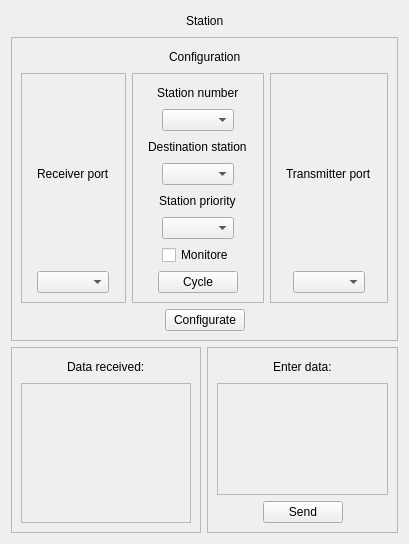
<?xml version="1.0" encoding="UTF-8"?>
<ui version="4.0">
 <class>StationView</class>
 <widget class="QWidget" name="StationView">
  <property name="geometry">
   <rect>
    <x>0</x>
    <y>0</y>
    <width>409</width>
    <height>544</height>
   </rect>
  </property>
  <property name="windowTitle">
   <string>Form</string>
  </property>
  <layout class="QVBoxLayout" name="verticalLayout_7">
   <item>
    <layout class="QHBoxLayout" name="horizontalLayout_5">
     <item>
      <spacer name="horizontalSpacer_9">
       <property name="orientation">
        <enum>Qt::Orientation::Horizontal</enum>
       </property>
       <property name="sizeHint" stdset="0">
        <size>
         <width>40</width>
         <height>20</height>
        </size>
       </property>
      </spacer>
     </item>
     <item>
      <layout class="QHBoxLayout" name="horizontalLayout_7">
       <item>
        <spacer name="horizontalSpacer_13">
         <property name="orientation">
          <enum>Qt::Orientation::Horizontal</enum>
         </property>
         <property name="sizeHint" stdset="0">
          <size>
           <width>40</width>
           <height>20</height>
          </size>
         </property>
        </spacer>
       </item>
       <item>
        <widget class="QLabel" name="stationLabel">
         <property name="text">
          <string>Station</string>
         </property>
        </widget>
       </item>
       <item>
        <spacer name="horizontalSpacer_14">
         <property name="orientation">
          <enum>Qt::Orientation::Horizontal</enum>
         </property>
         <property name="sizeHint" stdset="0">
          <size>
           <width>40</width>
           <height>20</height>
          </size>
         </property>
        </spacer>
       </item>
      </layout>
     </item>
     <item>
      <spacer name="horizontalSpacer_10">
       <property name="orientation">
        <enum>Qt::Orientation::Horizontal</enum>
       </property>
       <property name="sizeHint" stdset="0">
        <size>
         <width>40</width>
         <height>20</height>
        </size>
       </property>
      </spacer>
     </item>
    </layout>
   </item>
   <item>
    <widget class="QFrame" name="frame_6">
     <property name="frameShape">
      <enum>QFrame::Shape::StyledPanel</enum>
     </property>
     <property name="frameShadow">
      <enum>QFrame::Shadow::Raised</enum>
     </property>
     <layout class="QVBoxLayout" name="verticalLayout_6">
      <item>
       <layout class="QHBoxLayout" name="horizontalLayout_15">
        <item>
         <spacer name="horizontalSpacer_29">
          <property name="orientation">
           <enum>Qt::Orientation::Horizontal</enum>
          </property>
          <property name="sizeHint" stdset="0">
           <size>
            <width>40</width>
            <height>20</height>
           </size>
          </property>
         </spacer>
        </item>
        <item>
         <widget class="QLabel" name="configurationLabel">
          <property name="text">
           <string>Configuration</string>
          </property>
         </widget>
        </item>
        <item>
         <spacer name="horizontalSpacer_30">
          <property name="orientation">
           <enum>Qt::Orientation::Horizontal</enum>
          </property>
          <property name="sizeHint" stdset="0">
           <size>
            <width>40</width>
            <height>20</height>
           </size>
          </property>
         </spacer>
        </item>
       </layout>
      </item>
      <item>
       <layout class="QHBoxLayout" name="horizontalLayout_17">
        <item>
         <widget class="QFrame" name="frame">
          <property name="frameShape">
           <enum>QFrame::Shape::StyledPanel</enum>
          </property>
          <property name="frameShadow">
           <enum>QFrame::Shadow::Raised</enum>
          </property>
          <layout class="QVBoxLayout" name="verticalLayout">
           <item>
            <layout class="QHBoxLayout" name="horizontalLayout">
             <item>
              <spacer name="horizontalSpacer">
               <property name="orientation">
                <enum>Qt::Orientation::Horizontal</enum>
               </property>
               <property name="sizeHint" stdset="0">
                <size>
                 <width>40</width>
                 <height>20</height>
                </size>
               </property>
              </spacer>
             </item>
             <item>
              <widget class="QLabel" name="receiverLabel">
               <property name="text">
                <string>Receiver port</string>
               </property>
              </widget>
             </item>
             <item>
              <spacer name="horizontalSpacer_2">
               <property name="orientation">
                <enum>Qt::Orientation::Horizontal</enum>
               </property>
               <property name="sizeHint" stdset="0">
                <size>
                 <width>40</width>
                 <height>20</height>
                </size>
               </property>
              </spacer>
             </item>
            </layout>
           </item>
           <item>
            <layout class="QHBoxLayout" name="horizontalLayout_2">
             <item>
              <spacer name="horizontalSpacer_3">
               <property name="orientation">
                <enum>Qt::Orientation::Horizontal</enum>
               </property>
               <property name="sizeHint" stdset="0">
                <size>
                 <width>40</width>
                 <height>20</height>
                </size>
               </property>
              </spacer>
             </item>
             <item>
              <widget class="QComboBox" name="receiverPortNameComboBox"/>
             </item>
             <item>
              <spacer name="horizontalSpacer_4">
               <property name="orientation">
                <enum>Qt::Orientation::Horizontal</enum>
               </property>
               <property name="sizeHint" stdset="0">
                <size>
                 <width>40</width>
                 <height>20</height>
                </size>
               </property>
              </spacer>
             </item>
            </layout>
           </item>
          </layout>
         </widget>
        </item>
        <item>
         <widget class="QFrame" name="frame_5">
          <property name="frameShape">
           <enum>QFrame::Shape::StyledPanel</enum>
          </property>
          <property name="frameShadow">
           <enum>QFrame::Shadow::Raised</enum>
          </property>
          <layout class="QVBoxLayout" name="verticalLayout_5">
           <item>
            <layout class="QHBoxLayout" name="horizontalLayout_11">
             <item>
              <spacer name="horizontalSpacer_21">
               <property name="orientation">
                <enum>Qt::Orientation::Horizontal</enum>
               </property>
               <property name="sizeHint" stdset="0">
                <size>
                 <width>40</width>
                 <height>20</height>
                </size>
               </property>
              </spacer>
             </item>
             <item>
              <widget class="QLabel" name="stationNumber">
               <property name="text">
                <string>Station number</string>
               </property>
              </widget>
             </item>
             <item>
              <spacer name="horizontalSpacer_22">
               <property name="orientation">
                <enum>Qt::Orientation::Horizontal</enum>
               </property>
               <property name="sizeHint" stdset="0">
                <size>
                 <width>40</width>
                 <height>20</height>
                </size>
               </property>
              </spacer>
             </item>
            </layout>
           </item>
           <item>
            <layout class="QHBoxLayout" name="horizontalLayout_14">
             <item>
              <spacer name="horizontalSpacer_27">
               <property name="orientation">
                <enum>Qt::Orientation::Horizontal</enum>
               </property>
               <property name="sizeHint" stdset="0">
                <size>
                 <width>40</width>
                 <height>20</height>
                </size>
               </property>
              </spacer>
             </item>
             <item>
              <widget class="QComboBox" name="sourceAddressComboBox"/>
             </item>
             <item>
              <spacer name="horizontalSpacer_28">
               <property name="orientation">
                <enum>Qt::Orientation::Horizontal</enum>
               </property>
               <property name="sizeHint" stdset="0">
                <size>
                 <width>40</width>
                 <height>20</height>
                </size>
               </property>
              </spacer>
             </item>
            </layout>
           </item>
           <item>
            <layout class="QHBoxLayout" name="horizontalLayout_18">
             <item>
              <spacer name="horizontalSpacer_33">
               <property name="orientation">
                <enum>Qt::Orientation::Horizontal</enum>
               </property>
               <property name="sizeHint" stdset="0">
                <size>
                 <width>40</width>
                 <height>20</height>
                </size>
               </property>
              </spacer>
             </item>
             <item>
              <widget class="QLabel" name="label_3">
               <property name="text">
                <string>Destination station</string>
               </property>
              </widget>
             </item>
             <item>
              <spacer name="horizontalSpacer_32">
               <property name="orientation">
                <enum>Qt::Orientation::Horizontal</enum>
               </property>
               <property name="sizeHint" stdset="0">
                <size>
                 <width>40</width>
                 <height>20</height>
                </size>
               </property>
              </spacer>
             </item>
            </layout>
           </item>
           <item>
            <layout class="QHBoxLayout" name="horizontalLayout_19">
             <item>
              <spacer name="horizontalSpacer_34">
               <property name="orientation">
                <enum>Qt::Orientation::Horizontal</enum>
               </property>
               <property name="sizeHint" stdset="0">
                <size>
                 <width>40</width>
                 <height>20</height>
                </size>
               </property>
              </spacer>
             </item>
             <item>
              <widget class="QComboBox" name="destinationAddressComboBox"/>
             </item>
             <item>
              <spacer name="horizontalSpacer_35">
               <property name="orientation">
                <enum>Qt::Orientation::Horizontal</enum>
               </property>
               <property name="sizeHint" stdset="0">
                <size>
                 <width>40</width>
                 <height>20</height>
                </size>
               </property>
              </spacer>
             </item>
            </layout>
           </item>
           <item>
            <layout class="QHBoxLayout" name="horizontalLayout_12">
             <item>
              <spacer name="horizontalSpacer_23">
               <property name="orientation">
                <enum>Qt::Orientation::Horizontal</enum>
               </property>
               <property name="sizeHint" stdset="0">
                <size>
                 <width>40</width>
                 <height>20</height>
                </size>
               </property>
              </spacer>
             </item>
             <item>
              <widget class="QLabel" name="Station">
               <property name="text">
                <string>Station priority</string>
               </property>
              </widget>
             </item>
             <item>
              <spacer name="horizontalSpacer_24">
               <property name="orientation">
                <enum>Qt::Orientation::Horizontal</enum>
               </property>
               <property name="sizeHint" stdset="0">
                <size>
                 <width>40</width>
                 <height>20</height>
                </size>
               </property>
              </spacer>
             </item>
            </layout>
           </item>
           <item>
            <layout class="QHBoxLayout" name="horizontalLayout_13">
             <item>
              <spacer name="horizontalSpacer_25">
               <property name="orientation">
                <enum>Qt::Orientation::Horizontal</enum>
               </property>
               <property name="sizeHint" stdset="0">
                <size>
                 <width>40</width>
                 <height>20</height>
                </size>
               </property>
              </spacer>
             </item>
             <item>
              <widget class="QComboBox" name="stationPriorityComboBox"/>
             </item>
             <item>
              <spacer name="horizontalSpacer_26">
               <property name="orientation">
                <enum>Qt::Orientation::Horizontal</enum>
               </property>
               <property name="sizeHint" stdset="0">
                <size>
                 <width>40</width>
                 <height>20</height>
                </size>
               </property>
              </spacer>
             </item>
            </layout>
           </item>
           <item>
            <layout class="QHBoxLayout" name="horizontalLayout_20">
             <item>
              <spacer name="horizontalSpacer_36">
               <property name="orientation">
                <enum>Qt::Orientation::Horizontal</enum>
               </property>
               <property name="sizeHint" stdset="0">
                <size>
                 <width>40</width>
                 <height>20</height>
                </size>
               </property>
              </spacer>
             </item>
             <item>
              <widget class="QCheckBox" name="monitoreCheckBox">
               <property name="text">
                <string>Monitore</string>
               </property>
              </widget>
             </item>
             <item>
              <spacer name="horizontalSpacer_37">
               <property name="orientation">
                <enum>Qt::Orientation::Horizontal</enum>
               </property>
               <property name="sizeHint" stdset="0">
                <size>
                 <width>40</width>
                 <height>20</height>
                </size>
               </property>
              </spacer>
             </item>
            </layout>
           </item>
           <item>
            <layout class="QHBoxLayout" name="horizontalLayout_21">
             <item>
              <spacer name="horizontalSpacer_38">
               <property name="orientation">
                <enum>Qt::Orientation::Horizontal</enum>
               </property>
               <property name="sizeHint" stdset="0">
                <size>
                 <width>40</width>
                 <height>20</height>
                </size>
               </property>
              </spacer>
             </item>
             <item>
              <widget class="QPushButton" name="cycleButton">
               <property name="text">
                <string>Cycle</string>
               </property>
              </widget>
             </item>
             <item>
              <spacer name="horizontalSpacer_39">
               <property name="orientation">
                <enum>Qt::Orientation::Horizontal</enum>
               </property>
               <property name="sizeHint" stdset="0">
                <size>
                 <width>40</width>
                 <height>20</height>
                </size>
               </property>
              </spacer>
             </item>
            </layout>
           </item>
          </layout>
         </widget>
        </item>
        <item>
         <widget class="QFrame" name="frame_2">
          <property name="frameShape">
           <enum>QFrame::Shape::StyledPanel</enum>
          </property>
          <property name="frameShadow">
           <enum>QFrame::Shadow::Raised</enum>
          </property>
          <layout class="QVBoxLayout" name="verticalLayout_2">
           <item>
            <layout class="QHBoxLayout" name="horizontalLayout_6">
             <item>
              <spacer name="horizontalSpacer_11">
               <property name="orientation">
                <enum>Qt::Orientation::Horizontal</enum>
               </property>
               <property name="sizeHint" stdset="0">
                <size>
                 <width>40</width>
                 <height>20</height>
                </size>
               </property>
              </spacer>
             </item>
             <item>
              <widget class="QLabel" name="transmitterLabel">
               <property name="text">
                <string>Transmitter port</string>
               </property>
              </widget>
             </item>
             <item>
              <spacer name="horizontalSpacer_12">
               <property name="orientation">
                <enum>Qt::Orientation::Horizontal</enum>
               </property>
               <property name="sizeHint" stdset="0">
                <size>
                 <width>40</width>
                 <height>20</height>
                </size>
               </property>
              </spacer>
             </item>
            </layout>
           </item>
           <item>
            <layout class="QHBoxLayout" name="horizontalLayout_4">
             <item>
              <spacer name="horizontalSpacer_7">
               <property name="orientation">
                <enum>Qt::Orientation::Horizontal</enum>
               </property>
               <property name="sizeHint" stdset="0">
                <size>
                 <width>40</width>
                 <height>20</height>
                </size>
               </property>
              </spacer>
             </item>
             <item>
              <widget class="QComboBox" name="transmitterPortNameComboBox"/>
             </item>
             <item>
              <spacer name="horizontalSpacer_8">
               <property name="orientation">
                <enum>Qt::Orientation::Horizontal</enum>
               </property>
               <property name="sizeHint" stdset="0">
                <size>
                 <width>40</width>
                 <height>20</height>
                </size>
               </property>
              </spacer>
             </item>
            </layout>
           </item>
          </layout>
         </widget>
        </item>
       </layout>
      </item>
      <item>
       <layout class="QHBoxLayout" name="horizontalLayout_3">
        <item>
         <spacer name="horizontalSpacer_5">
          <property name="orientation">
           <enum>Qt::Orientation::Horizontal</enum>
          </property>
          <property name="sizeHint" stdset="0">
           <size>
            <width>40</width>
            <height>20</height>
           </size>
          </property>
         </spacer>
        </item>
        <item>
         <widget class="QPushButton" name="configButton">
          <property name="text">
           <string>Configurate</string>
          </property>
         </widget>
        </item>
        <item>
         <spacer name="horizontalSpacer_6">
          <property name="orientation">
           <enum>Qt::Orientation::Horizontal</enum>
          </property>
          <property name="sizeHint" stdset="0">
           <size>
            <width>40</width>
            <height>20</height>
           </size>
          </property>
         </spacer>
        </item>
       </layout>
      </item>
     </layout>
    </widget>
   </item>
   <item>
    <layout class="QHBoxLayout" name="horizontalLayout_16">
     <item>
      <widget class="QFrame" name="frame_3">
       <property name="frameShape">
        <enum>QFrame::Shape::StyledPanel</enum>
       </property>
       <property name="frameShadow">
        <enum>QFrame::Shadow::Raised</enum>
       </property>
       <layout class="QVBoxLayout" name="verticalLayout_3">
        <item>
         <layout class="QHBoxLayout" name="horizontalLayout_8">
          <item>
           <spacer name="horizontalSpacer_15">
            <property name="orientation">
             <enum>Qt::Orientation::Horizontal</enum>
            </property>
            <property name="sizeHint" stdset="0">
             <size>
              <width>40</width>
              <height>20</height>
             </size>
            </property>
           </spacer>
          </item>
          <item>
           <widget class="QLabel" name="label">
            <property name="text">
             <string>Data received:</string>
            </property>
           </widget>
          </item>
          <item>
           <spacer name="horizontalSpacer_16">
            <property name="orientation">
             <enum>Qt::Orientation::Horizontal</enum>
            </property>
            <property name="sizeHint" stdset="0">
             <size>
              <width>40</width>
              <height>20</height>
             </size>
            </property>
           </spacer>
          </item>
         </layout>
        </item>
        <item>
         <widget class="QTextEdit" name="receiveTextEdit">
          <property name="enabled">
           <bool>false</bool>
          </property>
         </widget>
        </item>
       </layout>
      </widget>
     </item>
     <item>
      <spacer name="horizontalSpacer_31">
       <property name="orientation">
        <enum>Qt::Orientation::Horizontal</enum>
       </property>
       <property name="sizeHint" stdset="0">
        <size>
         <width>40</width>
         <height>20</height>
        </size>
       </property>
      </spacer>
     </item>
     <item>
      <widget class="QFrame" name="frame_4">
       <property name="frameShape">
        <enum>QFrame::Shape::StyledPanel</enum>
       </property>
       <property name="frameShadow">
        <enum>QFrame::Shadow::Raised</enum>
       </property>
       <layout class="QVBoxLayout" name="verticalLayout_4">
        <item>
         <layout class="QHBoxLayout" name="horizontalLayout_9">
          <item>
           <spacer name="horizontalSpacer_17">
            <property name="orientation">
             <enum>Qt::Orientation::Horizontal</enum>
            </property>
            <property name="sizeHint" stdset="0">
             <size>
              <width>40</width>
              <height>20</height>
             </size>
            </property>
           </spacer>
          </item>
          <item>
           <widget class="QLabel" name="label_2">
            <property name="text">
             <string>Enter data:</string>
            </property>
           </widget>
          </item>
          <item>
           <spacer name="horizontalSpacer_18">
            <property name="orientation">
             <enum>Qt::Orientation::Horizontal</enum>
            </property>
            <property name="sizeHint" stdset="0">
             <size>
              <width>40</width>
              <height>20</height>
             </size>
            </property>
           </spacer>
          </item>
         </layout>
        </item>
        <item>
         <widget class="QTextEdit" name="transmitTextEdit">
          <property name="enabled">
           <bool>false</bool>
          </property>
         </widget>
        </item>
        <item>
         <layout class="QHBoxLayout" name="horizontalLayout_10">
          <item>
           <spacer name="horizontalSpacer_19">
            <property name="orientation">
             <enum>Qt::Orientation::Horizontal</enum>
            </property>
            <property name="sizeHint" stdset="0">
             <size>
              <width>40</width>
              <height>20</height>
             </size>
            </property>
           </spacer>
          </item>
          <item>
           <widget class="QPushButton" name="transmitButton">
            <property name="text">
             <string>Send</string>
            </property>
           </widget>
          </item>
          <item>
           <spacer name="horizontalSpacer_20">
            <property name="orientation">
             <enum>Qt::Orientation::Horizontal</enum>
            </property>
            <property name="sizeHint" stdset="0">
             <size>
              <width>40</width>
              <height>20</height>
             </size>
            </property>
           </spacer>
          </item>
         </layout>
        </item>
       </layout>
      </widget>
     </item>
    </layout>
   </item>
  </layout>
 </widget>
 <resources/>
 <connections/>
</ui>
